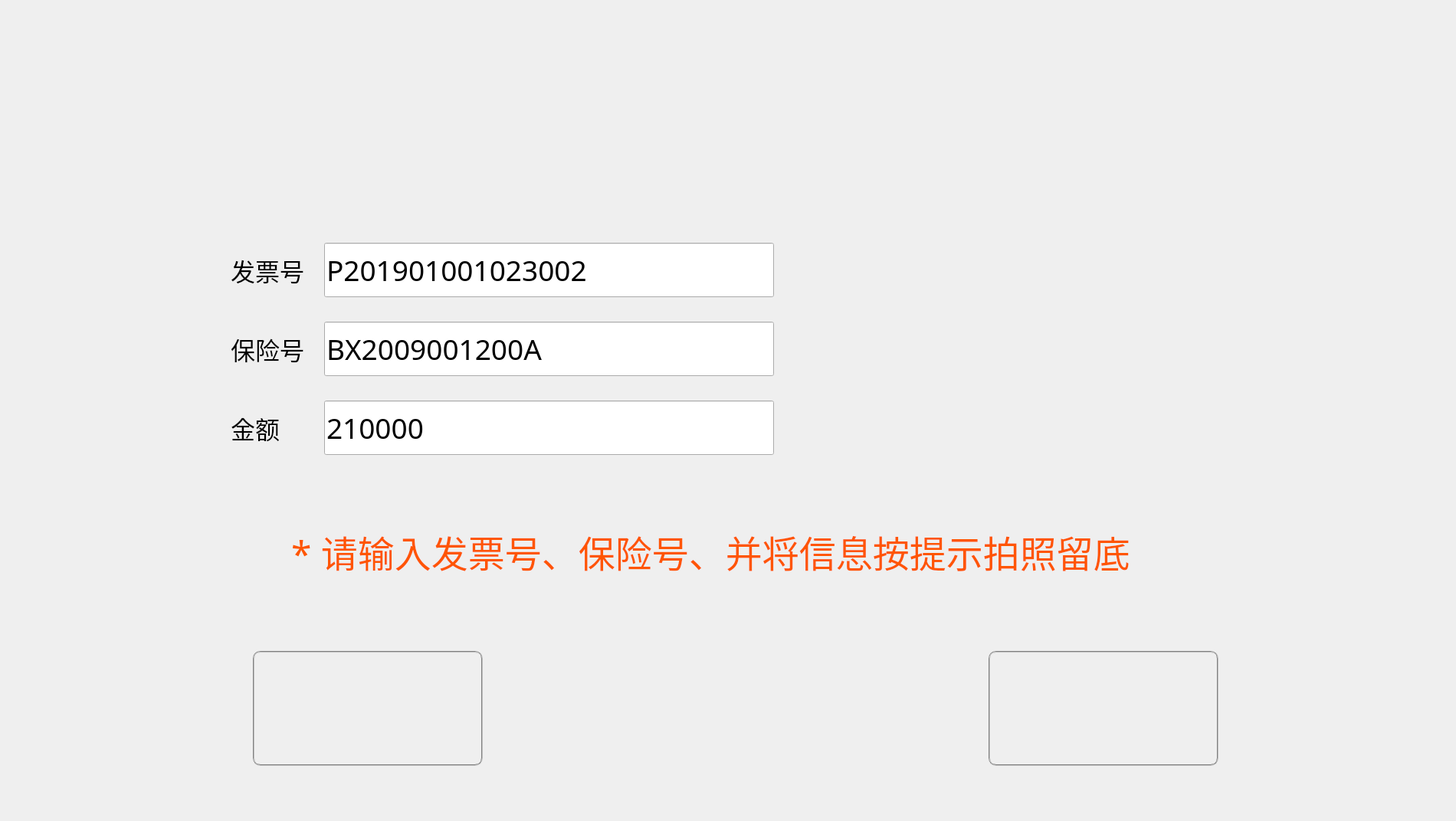
<?xml version="1.0" encoding="UTF-8"?>
<ui version="4.0">
 <class>mortgageInputmessage</class>
 <widget class="BaseDialog" name="mortgageInputmessage">
  <property name="geometry">
   <rect>
    <x>0</x>
    <y>0</y>
    <width>1900</width>
    <height>1072</height>
   </rect>
  </property>
  <property name="windowTitle">
   <string>mortgageInputmessage</string>
  </property>
  <widget class="QPushButton" name="pBtnDone">
   <property name="geometry">
    <rect>
     <x>1290</x>
     <y>850</y>
     <width>300</width>
     <height>150</height>
    </rect>
   </property>
   <property name="font">
    <font>
     <pointsize>22</pointsize>
    </font>
   </property>
   <property name="styleSheet">
    <string notr="true">border:2px groove gray;border-radius:10px;padding:2px 4px;
border-image: url(:/img/Resources/Images/confirmon.png);</string>
   </property>
   <property name="text">
    <string/>
   </property>
  </widget>
  <widget class="QPushButton" name="pBtnHomepage">
   <property name="geometry">
    <rect>
     <x>330</x>
     <y>850</y>
     <width>300</width>
     <height>150</height>
    </rect>
   </property>
   <property name="font">
    <font>
     <family>Algerian</family>
     <pointsize>22</pointsize>
    </font>
   </property>
   <property name="styleSheet">
    <string notr="true">border:2px groove gray;border-radius:10px;padding:2px 4px;
border-image: url(:/img/Resources/Images/cancelon.png);</string>
   </property>
   <property name="text">
    <string/>
   </property>
  </widget>
  <widget class="QLabel" name="label">
   <property name="geometry">
    <rect>
     <x>1210</x>
     <y>250</y>
     <width>451</width>
     <height>411</height>
    </rect>
   </property>
   <property name="text">
    <string/>
   </property>
   <property name="pixmap">
    <pixmap resource="mortgageInputmessage.qrc">:/img/Resources/Images/printguide.png</pixmap>
   </property>
  </widget>
  <widget class="QLabel" name="label_4">
   <property name="geometry">
    <rect>
     <x>380</x>
     <y>680</y>
     <width>1111</width>
     <height>81</height>
    </rect>
   </property>
   <property name="font">
    <font>
     <family>微软雅黑</family>
     <pointsize>36</pointsize>
    </font>
   </property>
   <property name="styleSheet">
    <string notr="true">color: rgb(255, 85, 0);</string>
   </property>
   <property name="text">
    <string>* 请输入发票号、保险号、并将信息按提示拍照留底</string>
   </property>
  </widget>
  <widget class="QWidget" name="layoutWidget">
   <property name="geometry">
    <rect>
     <x>290</x>
     <y>290</y>
     <width>731</width>
     <height>331</height>
    </rect>
   </property>
   <layout class="QGridLayout" name="gridLayout">
    <property name="horizontalSpacing">
     <number>26</number>
    </property>
    <property name="verticalSpacing">
     <number>16</number>
    </property>
    <item row="2" column="1">
     <widget class="QLineEdit" name="lineEdit_3">
      <property name="minimumSize">
       <size>
        <width>320</width>
        <height>71</height>
       </size>
      </property>
      <property name="font">
       <font>
        <family>微软雅黑</family>
        <pointsize>28</pointsize>
       </font>
      </property>
      <property name="text">
       <string>210000</string>
      </property>
     </widget>
    </item>
    <item row="0" column="0">
     <widget class="QLabel" name="label_2">
      <property name="font">
       <font>
        <family>微软雅黑</family>
        <pointsize>24</pointsize>
       </font>
      </property>
      <property name="text">
       <string>发票号</string>
      </property>
     </widget>
    </item>
    <item row="2" column="0">
     <widget class="QLabel" name="label_5">
      <property name="font">
       <font>
        <family>微软雅黑</family>
        <pointsize>24</pointsize>
       </font>
      </property>
      <property name="text">
       <string>金额</string>
      </property>
     </widget>
    </item>
    <item row="0" column="1">
     <widget class="QLineEdit" name="lineEdit">
      <property name="minimumSize">
       <size>
        <width>320</width>
        <height>71</height>
       </size>
      </property>
      <property name="font">
       <font>
        <family>微软雅黑</family>
        <pointsize>28</pointsize>
       </font>
      </property>
      <property name="text">
       <string>P201901001023002</string>
      </property>
     </widget>
    </item>
    <item row="1" column="0">
     <widget class="QLabel" name="label_3">
      <property name="font">
       <font>
        <family>微软雅黑</family>
        <pointsize>24</pointsize>
       </font>
      </property>
      <property name="text">
       <string>保险号</string>
      </property>
     </widget>
    </item>
    <item row="1" column="1">
     <widget class="QLineEdit" name="lineEdit_2">
      <property name="minimumSize">
       <size>
        <width>320</width>
        <height>71</height>
       </size>
      </property>
      <property name="font">
       <font>
        <family>微软雅黑</family>
        <pointsize>28</pointsize>
       </font>
      </property>
      <property name="text">
       <string>BX2009001200A</string>
      </property>
     </widget>
    </item>
   </layout>
  </widget>
 </widget>
 <layoutdefault spacing="6" margin="11"/>
 <customwidgets>
  <customwidget>
   <class>BaseDialog</class>
   <extends>QWidget</extends>
   <header>basedialog.h</header>
   <container>1</container>
  </customwidget>
 </customwidgets>
 <resources>
  <include location="mortgageInputmessage.qrc"/>
  <include location="drivingmanage.qrc"/>
 </resources>
 <connections/>
</ui>
